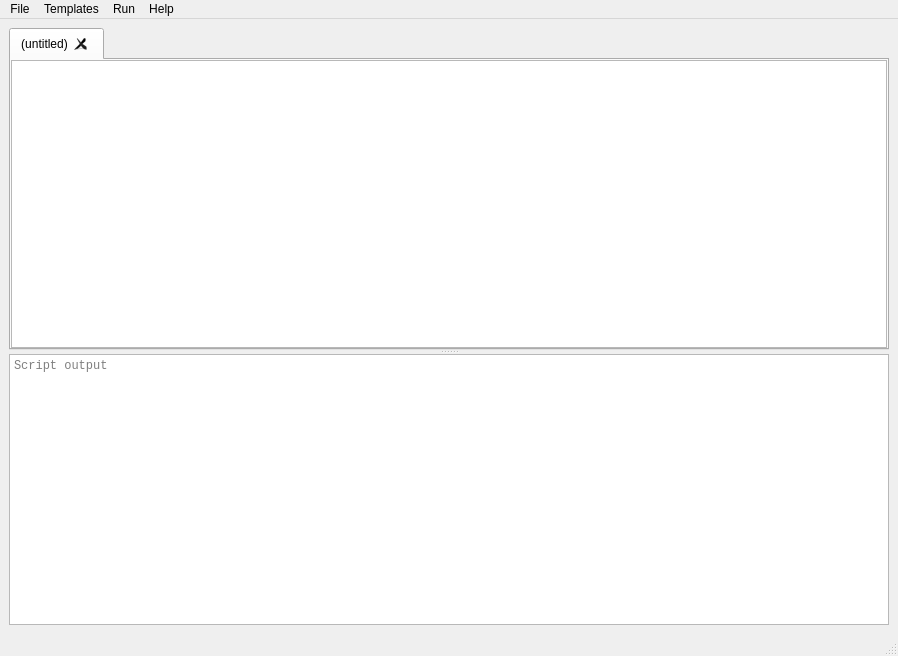
<?xml version="1.0" encoding="UTF-8"?>
<ui version="4.0">
 <class>MainWindow</class>
 <widget class="QMainWindow" name="MainWindow">
  <property name="geometry">
   <rect>
    <x>0</x>
    <y>0</y>
    <width>898</width>
    <height>656</height>
   </rect>
  </property>
  <property name="windowTitle">
   <string>Libpince Engine</string>
  </property>
  <widget class="QWidget" name="centralwidget">
   <layout class="QGridLayout" name="gridLayout">
    <item row="0" column="0">
     <widget class="QSplitter" name="splitter">
      <property name="orientation">
       <enum>Qt::Orientation::Vertical</enum>
      </property>
      <property name="childrenCollapsible">
       <bool>false</bool>
      </property>
      <widget class="QTabWidget" name="tabWidget">
       <property name="tabsClosable">
        <bool>true</bool>
       </property>
       <widget class="QWidget" name="editorTab">
        <attribute name="title">
         <string>(untitled)</string>
        </attribute>
        <layout class="QVBoxLayout" name="editorLayout">
         <property name="leftMargin">
          <number>0</number>
         </property>
         <property name="topMargin">
          <number>0</number>
         </property>
         <property name="rightMargin">
          <number>0</number>
         </property>
         <property name="bottomMargin">
          <number>0</number>
         </property>
         <item>
          <widget class="ScriptEditor" name="scriptEditor">
           <property name="font">
            <font>
             <family>Monospace</family>
             <pointsize>10</pointsize>
            </font>
           </property>
           <property name="lineWrapMode">
            <enum>QPlainTextEdit::LineWrapMode::NoWrap</enum>
           </property>
           <property name="tabStopDistance">
            <double>40.000000000000000</double>
           </property>
          </widget>
         </item>
        </layout>
       </widget>
      </widget>
      <widget class="QPlainTextEdit" name="outputEdit">
       <property name="font">
        <font>
         <family>Monospace</family>
        </font>
       </property>
       <property name="lineWrapMode">
        <enum>QPlainTextEdit::LineWrapMode::NoWrap</enum>
       </property>
       <property name="readOnly">
        <bool>true</bool>
       </property>
       <property name="maximumBlockCount">
        <number>5000</number>
       </property>
       <property name="placeholderText">
        <string>Script output</string>
       </property>
      </widget>
     </widget>
    </item>
   </layout>
  </widget>
  <widget class="QMenuBar" name="menubar">
   <property name="geometry">
    <rect>
     <x>0</x>
     <y>0</y>
     <width>898</width>
     <height>32</height>
    </rect>
   </property>
   <widget class="QMenu" name="menuFile">
    <property name="title">
     <string>File</string>
    </property>
    <addaction name="actionOpen"/>
    <addaction name="actionSave"/>
   </widget>
   <widget class="QMenu" name="menuTemplates">
    <property name="title">
     <string>Templates</string>
    </property>
    <addaction name="actionCode_injection"/>
    <addaction name="actionAOB_scan_nop"/>
    <addaction name="actionAOB_scan_patch"/>
    <addaction name="actionRead_write_address"/>
   </widget>
   <widget class="QMenu" name="menuHelp">
    <property name="title">
     <string>Help</string>
    </property>
    <addaction name="actionLibpince"/>
   </widget>
   <widget class="QMenu" name="menuRun">
    <property name="title">
     <string>Run</string>
    </property>
    <addaction name="actionRun_enable"/>
    <addaction name="actionRun_disable"/>
    <addaction name="actionRun_selection"/>
    <addaction name="separator"/>
    <addaction name="actionSend_to_table"/>
    <addaction name="actionClear_output"/>
   </widget>
   <addaction name="menuFile"/>
   <addaction name="menuTemplates"/>
   <addaction name="menuRun"/>
   <addaction name="menuHelp"/>
  </widget>
  <widget class="QStatusBar" name="statusbar"/>
  <action name="actionCode_injection">
   <property name="text">
    <string>Code injection</string>
   </property>
   <property name="data" stdset="0">
    <string notr="true"># Code injection template
# Prelude runs before both halves.
target = address(&quot;0x0&quot;)  # &lt;- Make sure to change this!

[ENABLE]
cave = alloc_cave(0x400, &quot;engine_code_cave&quot;, near=target)
if not cave:
    raise RuntimeError(&quot;Could not allocate a code cave close enough for a relative jump&quot;)
jump_to_cave = assemble(f&quot;jmp {cave:#x}&quot;, target)

# Read enough to cover the jmp patch plus one max-length x86 instruction (15B),
# then round up to the next instruction boundary so we don't leave a partial
# instruction at target after patching.
probe = read_bytes(target, len(jump_to_cave) + 15)
stolen_size = utils.instruction_aligned_size(probe, len(jump_to_cave), debugcore.inferior_arch)
if stolen_size == 0:
    raise RuntimeError(&quot;Could not align stolen bytes to an instruction boundary&quot;)

# RIP-relative instructions in the stolen bytes may need manual adjustment when relocated.
original = probe[:stolen_size]
return_address = target + stolen_size

# Your injection code goes here. The NOPs are a placeholder.
injected_code = assemble(&quot;&quot;&quot;
nop
nop
&quot;&quot;&quot;, cave)

# Cave layout: hook code, then the displaced original bytes, then a jump back.
# Re-executing the original bytes preserves the target's behavior. Drop `+ original` from cave_body to fully replace it.
cave_body = injected_code + original
jump_back = assemble(f&quot;jmp {return_address:#x}&quot;, cave + len(cave_body))
write_bytes(cave_body + jump_back, cave)

# Pad leftover stolen_size bytes with NOPs so execution resumes on a clean
# boundary (a partial instruction left over would corrupt decoding).
patch(jump_to_cave + b&quot;\x90&quot; * (stolen_size - len(jump_to_cave)), target, expected=original)
print(f&quot;Injected {target:#x} -&gt; {cave:#x}, return {return_address:#x}&quot;)

[DISABLE]
restore(target)
dealloc_cave(&quot;engine_code_cave&quot;)
print(f&quot;Restored {target:#x}&quot;)
</string>
   </property>
  </action>
  <action name="actionOpen">
   <property name="text">
    <string>Open</string>
   </property>
   <property name="shortcut">
    <string>Ctrl+O</string>
   </property>
  </action>
  <action name="actionSave">
   <property name="text">
    <string>Save</string>
   </property>
   <property name="shortcut">
    <string>Ctrl+S</string>
   </property>
  </action>
  <action name="actionLibpince">
   <property name="text">
    <string>Libpince</string>
   </property>
  </action>
  <action name="actionRun_enable">
   <property name="text">
    <string>Run [ENABLE]</string>
   </property>
   <property name="shortcut">
    <string>Ctrl+Shift+E</string>
   </property>
  </action>
  <action name="actionRun_disable">
   <property name="text">
    <string>Run [DISABLE]</string>
   </property>
   <property name="shortcut">
    <string>Ctrl+Shift+D</string>
   </property>
  </action>
  <action name="actionRun_selection">
   <property name="text">
    <string>Run selection</string>
   </property>
   <property name="shortcut">
    <string>Ctrl+R</string>
   </property>
  </action>
  <action name="actionClear_output">
   <property name="text">
    <string>Clear output</string>
   </property>
  </action>
  <action name="actionSend_to_table">
   <property name="text">
    <string>Send to cheat table</string>
   </property>
   <property name="shortcut">
    <string>Ctrl+Shift+T</string>
   </property>
  </action>
  <action name="actionAOB_scan_nop">
   <property name="text">
    <string>AOB scan + NOP</string>
   </property>
   <property name="data" stdset="0">
    <string notr="true"># AOB scan + NOP template
[ENABLE]
addr = aobscan_first(&quot;48 8B ?? ?? ?? 89&quot;)  # &lt;- Make sure to change this!
if addr is None:
    raise RuntimeError(&quot;Pattern not found&quot;)
nop(addr, 6)
print(f&quot;NOPed {addr:#x}&quot;)

[DISABLE]
# addr carries over from [ENABLE]
restore(addr)
print(f&quot;Restored {addr:#x}&quot;)</string>
   </property>
  </action>
  <action name="actionAOB_scan_patch">
   <property name="text">
    <string>AOB scan + patch</string>
   </property>
   <property name="data" stdset="0">
    <string notr="true"># AOB scan + patch template
# Example bytes:
# 83 00 FF     add DWORD PTR [rax], 0xffffffff (-0x1)
# 48 8B 43 10  mov rax, QWORD PTR [rbx+0x10]
# This changes the -1 decrement to +2 addition (eg. add ammo when shooting instead of subtracting)
[ENABLE]
expected = &quot;83 00 FF 48 8B 43 10&quot;  # &lt;- Make sure to change this!
addr = aobscan_first(expected)
if addr is None:
    raise RuntimeError(&quot;Pattern not found&quot;)

replacement = assemble(f&quot;&quot;&quot;
add dword ptr [rax], 0x2
&quot;&quot;&quot;, addr)

# Ensure we won't corrupt the next instruction after add
if len(replacement) != 3:
    raise RuntimeError(&quot;Replacement size must match target instruction&quot;)

patch(replacement, addr, expected=&quot;83 00 ff&quot;)
print(f&quot;Patched instruction at {addr:#x}&quot;)

[DISABLE]
# addr carries over from [ENABLE]
restore(addr)
print(f&quot;Restored {addr:#x}&quot;)</string>
   </property>
  </action>
  <action name="actionRead_write_address">
   <property name="text">
    <string>Read/write address</string>
   </property>
   <property name="data" stdset="0">
    <string notr="true"># Read/write template
addr = address(&quot;0x0&quot;)  # &lt;- Make sure to change this!
old_value = read_int(addr, size=4)
write_int(old_value + 1, addr, size=4)
print(f&quot;{addr:#x}: {old_value} -&gt; {read_int(addr, size=4)}&quot;)
</string>
   </property>
  </action>
 </widget>
 <customwidgets>
  <customwidget>
   <class>ScriptEditor</class>
   <extends>QPlainTextEdit</extends>
   <header location="global">GUI.Widgets.LibpinceEngine.ScriptEditor</header>
  </customwidget>
 </customwidgets>
 <resources/>
 <connections/>
</ui>
